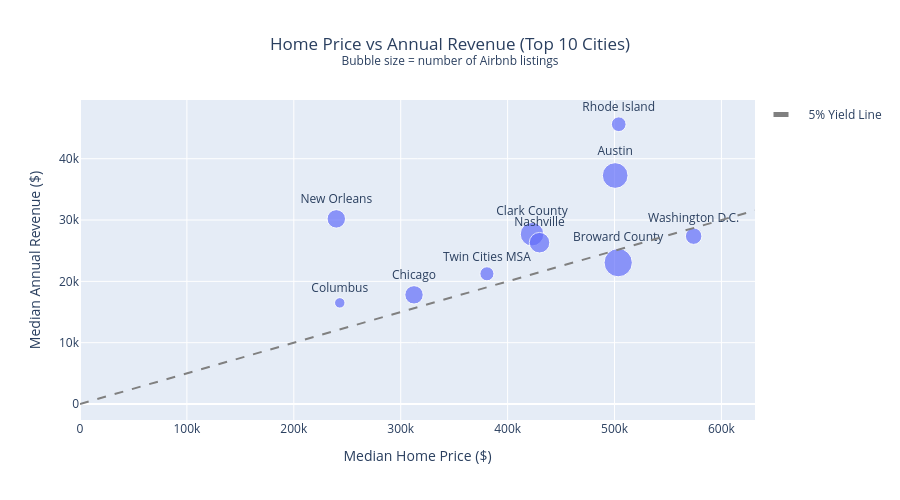

Source (notebook cell):
### Markdown cell above
### 4.2 - Chart 2: Scatter Plot — Home Price vs Revenue

Each dot is one of the top 10 cities from Chart 1. The plot shows whether cities with expensive homes also generate more Airbnb revenue. A 5% yield line gives a baseline for acceptable investment return. A 5-8% annual yield is considered a safe target range, I selected the bottom of the acceptable range as the line to beat. 

* Build a scatter plot with `px.scatter()` on the `top10` DataFrame
  - `x`: `zillow_home_price` — median home price on the horizontal axis
  - `y`: `median_annual_revenue` — median annual Airbnb revenue on the vertical axis
  - `size`: `listing_coun` — bubble area scales with number of listings
  - `text`: `city` — label each dot with the city name
  - `title`: chart title with subtitle noting what bubble size means
  - `labels`: dict that remaps column names to readable axis/legend labels
    - `zillow_home_price' to Median Home Price
    - `median_annual_revenue`to `Median Annual Revenue ($)`
    - `listing_count` to `"isting Count` 
* Add a 5% yield reference line with `go.Scatter()`
  - `x`: `[0, max_price]` — line spans the full price range
  - `y`: `[0, max_price * 0.05]` — 5% of each x value
  - `mode`: `"lines"` — no markers
  - `name`: `"5% Yield Line"` — label in the legend
  - `line`: `dict(dash="dash", color="gray")` — dashed gray style
* Position city labels with `update_traces()`
  - `textposition`: `"top center"` — place labels above each dot
  - `selector`: `dict(mode="markers+text")` — only apply to the scatter trace, not the line
* Final layout with `update_layout()`

### Code cell
# --- Chart 2: Scatter Plot ---

fig_scatter = px.scatter(
    top10,
    x="zillow_home_price",
    y="median_annual_revenue",
    size="listing_count",
    text="city",
    title="Home Price vs Annual Revenue (Top 10 Cities)<br><sup>Bubble size = number of Airbnb listings</sup>",
    labels={
        "zillow_home_price": "Median Home Price ($)",
        "median_annual_revenue": "Median Annual Revenue ($)",
        "listing_count": "Listing Count",
    },
)

# Add a 5% yield reference line
max_price = top10["zillow_home_price"].max() * 1.1

fig_scatter.add_trace(go.Scatter(
    x=[0, max_price],
    y=[0, max_price * 0.05],
    mode="lines",
    name="5% Yield Line",
    line=dict(dash="dash", color="gray"),
))

fig_scatter.update_traces(
    textposition="top center",
    selector=dict(mode="markers+text")
)

fig_scatter.update_layout(height=500, showlegend=True, title_x=0.5)
fig_scatter.show()

### Figure 1 — Plotly figure (JSON) as saved in the notebook; plotly's stock layout.template omitted (floating-point values rounded to 4 significant figures)
{"data": [{"hovertemplate": "Median Home Price ($)=%{x}<br>Median Annual Revenue ($)=%{y}<br>Listing Count=%{marker.size}<br>city=%{text}<extra></extra>", "legendgroup": "", "marker": {"color": "#636efa", "size": [6041, 3845, 11705, 1946, 9850, 7508, 6024, 3524, 4849, 14204], "sizemode": "area", "sizeref": 35.51, "symbol": "circle"}, "mode": "markers+text", "name": "", "orientation": "v", "showlegend": false, "text": ["New Orleans", "Rhode Island", "Austin", "Columbus", "Clark County", "Nashville", "Chicago", "Twin Cities MSA", "Washington D.C.", "Broward County"], "textposition": "top center", "type": "scatter", "x": [239751, 503947, 500627, 243005, 422842, 429861, 312457, 380652, 574016, 503437], "xaxis": "x", "y": [30190.0, 45620.0, 37260.0, 16490.0, 27690.0, 26310.0, 17800.0, 21230.0, 27380.0, 23050.0], "yaxis": "y"}, {"line": {"color": "gray", "dash": "dash"}, "mode": "lines", "name": "5% Yield Line", "type": "scatter", "x": [0, 631400.0], "y": [0, 31570.0]}], "layout": {"height": 500, "legend": {"itemsizing": "constant", "tracegroupgap": 0}, "showlegend": true, "title": {"text": "Home Price vs Annual Revenue (Top 10 Cities)<br><sup>Bubble size = number of Airbnb listings</sup>", "x": 0.5}, "xaxis": {"anchor": "y", "domain": [0, 1], "title": {"text": "Median Home Price ($)"}}, "yaxis": {"anchor": "x", "domain": [0, 1], "title": {"text": "Median Annual Revenue ($)"}}}}
